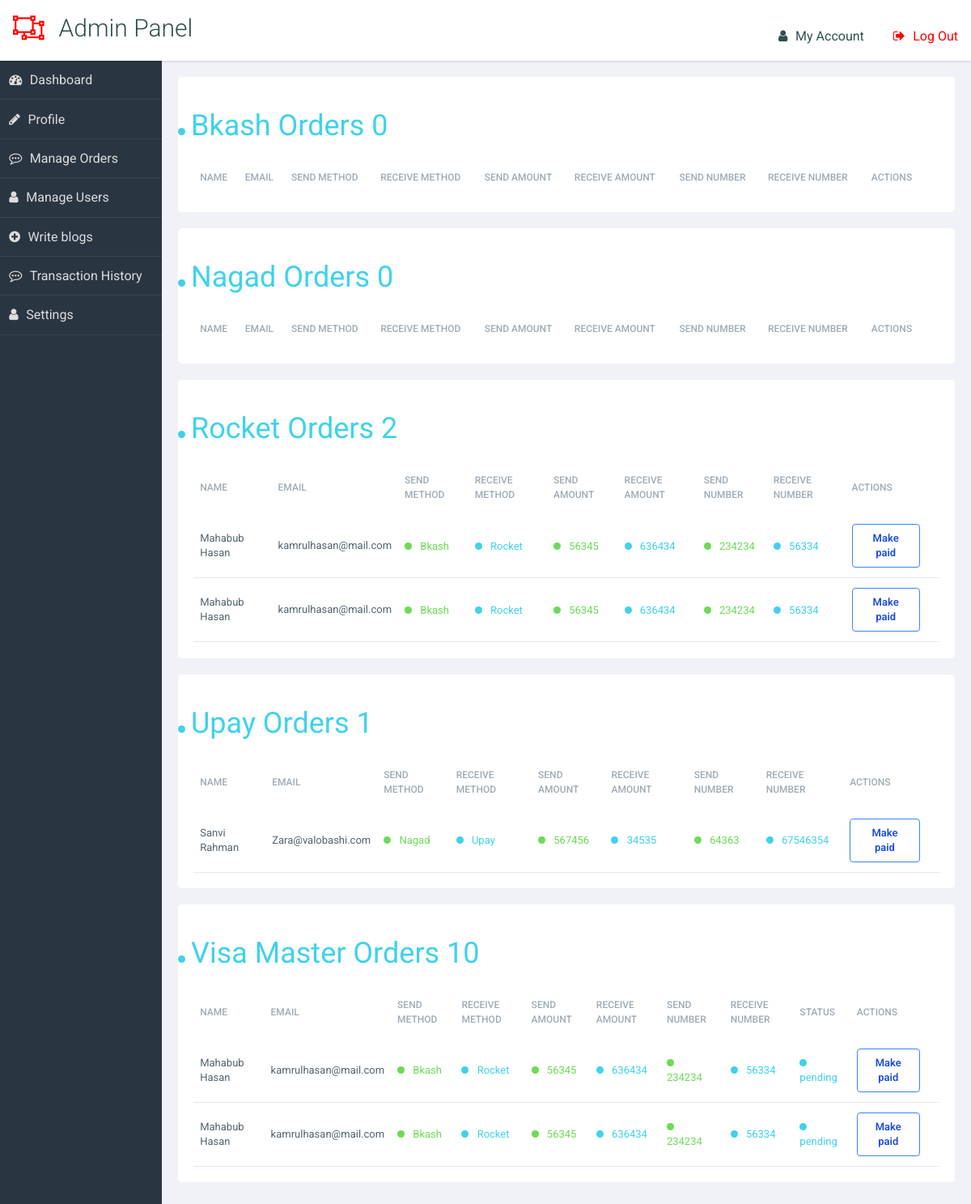
The page /manage-order/ (signed in) on the database its author committed.
### api/models.py (models this page shows, shortened)
class Order(models.Model):
    name = models.CharField(max_length=100)
    email = models.EmailField(max_length=200)
    send_method = models.CharField(max_length=100, choices=payment_method)
    receive_method = models.CharField(max_length=100, choices=payment_method)
    send_amount = models.PositiveIntegerField()
    receive_amount = models.PositiveIntegerField()
    send_number = models.BigIntegerField()
    receive_number = models.BigIntegerField()
    contact_number = models.IntegerField()
    status = models.CharField(max_length=10, default='pending')

### exchange/views.py (the view)
# urls.py: path('manage-order/', views.Manage_Order,
def Manage_Order(request):
    bkash = Order.objects.filter(receive_method='Bkash', status='pending')
    nagad = Order.objects.filter(receive_method='Nagad', status='pending')
    rocket = Order.objects.filter(receive_method='Rocket', status='pending')
    upay = Order.objects.filter(receive_method='Upay', status='pending')
    vm = Order.objects.filter(
        receive_method='Visa/Master card', status='pending')
    return render(request, 'exchange/manageorder.html', {'bkash': bkash, 'nagad': nagad,
                                                         'rocket': rocket, 'upay': upay, 'vm': vm, })

### exchange/templates/exchange/manageorder.html (shortened to what this page needs)
{% extends 'exchange/base.html' %}{% load static %} {% block css %}
<link rel="stylesheet" href="{% static 'css/manage.css' %}" />
{% endblock css %} {% block title %}Manage users{% endblock title %}
{% block content %} {% include 'exchange/dashboardnav.html' %}
<main role="main">
  <section class="panel important flex justify-between">
    <div class="container">
      <div class="row row--top-40">
        <div class="col-md-12">
          <h2 class="row__title text-4xl" data-column="Progress">
            <p class="status--blue status">Bkash Orders {{bkash.count}}</p>
          </h2>
        </div>
      </div>
      <div class="row row--top-20">
        <div class="col-md-12">
          <div class="table-container">
            <table class="table">
              <thead class="table__thead">
                <tr>
                  <th class="table__th">Name</th>
                  <th class="table__th">Email</th>
                  <th class="table__th">Send method</th>
                  <th class="table__th">Receive method</th>
                  <th class="table__th">Send amount</th>
                  <th class="table__th">Receive amount</th>
                  <th class="table__th">Send number</th>
                  <th class="table__th">Receive number</th>
                  <th class="table__th">Actions</th>
                  <th class="table__th"></th>
                </tr>
              </thead>
            </table>
          </div>
        </div>
      </div>
    </div>
  </section>
  <section class="panel important flex justify-between">
    <div class="container">
      <div class="row row--top-40">
        <div class="col-md-12">
          <h2 class="row__title text-4xl" data-column="Progress">
            <p class="status--blue status">Nagad Orders {{nagad.count}} </p>
          </h2>
        </div>
      </div>
      <div class="row row--top-20">
        <div class="col-md-12">
          <div class="table-container">
            <table class="table">
              <thead class="table__thead">
                <tr>
                  <th class="table__th">Name</th>
                  <th class="table__th">Email</th>
                  <th class="table__th">Send method</th>
                  <th class="table__th">Receive method</th>
                  <th class="table__th">Send amount</th>
                  <th class="table__th">Receive amount</th>
                  <th class="table__th">Send number</th>
                  <th class="table__th">Receive number</th>
                  <th class="table__th">Actions</th>
                  <th class="table__th"></th>
                </tr>
              </thead>
            </table>
          </div>
        </div>
      </div>
    </div>
  </section>
  <section class="panel important flex justify-between">
    <div class="container">
      <div class="row row--top-40">
        <div class="col-md-12">
          <h2 class="row__title text-4xl" data-column="Progress">
            <p class="status--blue status">Rocket Orders {{rocket.count}} </p>
          </h2>
        </div>
      </div>
      <div class="row row--top-20">
        <div class="col-md-12">
          <div class="table-container">
            <table class="table">
              <thead class="table__thead">
                <tr>
                  <th class="table__th">Name</th>
                  <th class="table__th">Email</th>
                  <th class="table__th">Send method</th>
                  <th class="table__th">Receive method</th>
                  <th class="table__th">Send amount</th>
                  <th class="table__th">Receive amount</th>
                  <th class="table__th">Send number</th>
                  <th class="table__th">Receive number</th>
                  <th class="table__th">Actions</th>
                  <th class="table__th"></th>
                </tr>
              </thead>
              <tbody class="table__tbody">
                {% if rocket %} {% for bks in rocket %}
                <tr class="table-row table-row--chris">
                  <td data-column="Name" class="table-row__td">
                    <div class="">
                      <p class="table-row__policy">{{bks.name}}</p>
                    </div>
                  </td>
                  <td data-column="Email" class="table-row__td">
                    <div class="">
                      <p class="table-row__policy">{{bks.email}}</p>
                    </div>
                  </td>
                  <td data-column="Send Method" class="table-row__td">
                    <p class="table-row__p-status status--green status">
                      {{bks.send_method}}
                    </p>
                  </td>
                  <td data-column="Receive Method" class="table-row__td">
                    <p class="table-row__progress status--blue status">
                      {{bks.receive_method}}
                    </p>
                  </td>
                  <td data-column="Send Amount" class="table-row__td">
                    <p class="table-row__status status--green status">
                      {{bks.send_amount}}
                    </p>
                  </td>
                  <td data-column="Receive Amount" class="table-row__td">
                    <p class="table-row__progress status--blue status">
                      {{bks.receive_amount}}
                    </p>
                  </td>
                  <td data-column="Sent Number" class="table-row__td">
                    <p class="table-row__p-status status--green status">
                      {{bks.send_number}}
                    </p>
                  </td>
                  <td data-column="Receive Number" class="table-row__td">
                    <p class="table-row__progress status--blue status">
                      {{bks.receive_number}}
                    </p>
                  </td>
                  <td data-column="Policy Status" class="table-row__td">
                    <a href="{% url 'update_order' bks.id %}"
                      ><button
                        class="bg-transparent hover:bg-blue-500 text-blue-700 font-semibold hover:text-green-600 py-2 px-4 border border-blue-500 hover:border-transparent rounded"
                      >
                        Make paid
                      </button></a
                    >
                  </td>
                </tr>
                {% endfor %}
                {% endif %}
              </tbody>
            </table>
          </div>
        </div>
      </div>
    </div>
  </section>
  <section class="panel important flex justify-between">
    <div class="container">
      <div class="row row--top-40">
        <div class="col-md-12">
          <h2 class="row__title text-4xl" data-column="Progress">
            <p class="status--blue status">Upay Orders {{upay.count}} </p>
          </h2>
        </div>
      </div>
      <div class="row row--top-20">
        <div class="col-md-12">
          <div class="table-container">
            <table class="table">
              <thead class="table__thead">
                <tr>
                  <th class="table__th">Name</th>
                  <th class="table__th">Email</th>
                  <th class="table__th">Send method</th>
                  <th class="table__th">Receive method</th>
                  <th class="table__th">Send amount</th>
                  <th class="table__th">Receive amount</th>
                  <th class="table__th">Send number</th>
                  <th class="table__th">Receive number</th>
                  <th class="table__th">Actions</th>
                  <th class="table__th"></th>
                </tr>
              </thead>
              <tbody class="table__tbody">
                {% if upay %} {% for bks in upay %}
                <tr class="table-row table-row--chris">
                  <td data-column="Name" class="table-row__td">
                    <div class="">
                      <p class="table-row__policy">{{bks.name}}</p>
                    </div>
                  </td>
                  <td data-column="Email" class="table-row__td">
                    <div class="">
                      <p class="table-row__policy">{{bks.email}}</p>
                    </div>
                  </td>
                  <td data-column="Send Method" class="table-row__td">
                    <p class="table-row__p-status status--green status">
                      {{bks.send_method}}
                    </p>
                  </td>
                  <td data-column="Receive Method" class="table-row__td">
                    <p class="table-row__progress status--blue status">
                      {{bks.receive_method}}
                    </p>
                  </td>
                  <td data-column="Send Amount" class="table-row__td">
                    <p class="table-row__status status--green status">
                      {{bks.send_amount}}
                    </p>
                  </td>
                  <td data-column="Receive Amount" class="table-row__td">
                    <p class="table-row__progress status--blue status">
                      {{bks.receive_amount}}
                    </p>
                  </td>
                  <td data-column="Sent Number" class="table-row__td">
                    <p class="table-row__p-status status--green status">
                      {{bks.send_number}}
                    </p>
                  </td>
                  <td data-column="Receive Number" class="table-row__td">
                    <p class="table-row__progress status--blue status">
                      {{bks.receive_number}}
                    </p>
                  </td>
                  <td data-column="Policy Status" class="table-row__td">
                    <a href="{% url 'update_order' bks.id %}"
                      ><button
                        class="bg-transparent hover:bg-blue-500 text-blue-700 font-semibold hover:text-green-600 py-2 px-4 border border-blue-500 hover:border-transparent rounded"
                      >
                        Make paid
                      </button></a
                    >
                  </td>
                </tr>
                {% endfor %}
                {% endif %}
              </tbody>
            </table>
          </div>
        </div>
      </div>
    </div>
  </section>
  <section class="panel important flex justify-between">
    <div class="container">
      <div class="row row--top-40">
        <div class="col-md-12">
          <h2 class="row__title text-4xl" data-column="Progress">
            <p class="status--blue status">Visa Master Orders {{vm.count}}</p>
          </h2>
        </div>
      </div>
      <div class="row row--top-20">
        <div class="col-md-12">
          <div class="table-container">
            <table class="table">
              <thead class="table__thead">
                <tr>
                  <th class="table__th">Name</th>
                  <th class="table__th">Email</th>
                  <th class="table__th">Send method</th>
                  <th class="table__th">Receive method</th>
                  <th class="table__th">Send amount</th>
                  <th class="table__th">Receive amount</th>
                  <th class="table__th">Send number</th>
                  <th class="table__th">Receive number</th>
                  <th class="table__th">Status</th>
                  <th class="table__th">Actions</th>
                  <th class="table__th"></th>
                </tr>
              </thead>
              <tbody class="table__tbody">
                {% if rocket %} {% for bks in rocket %}
                <tr class="table-row table-row--chris">
                  <td data-column="Name" class="table-row__td">
                    <div class="">
                      <p class="table-row__policy">{{bks.name}}</p>
                    </div>
                  </td>
                  <td data-column="Email" class="table-row__td">
                    <div class="">
                      <p class="table-row__policy">{{bks.email}}</p>
                    </div>
                  </td>
                  <td data-column="Send Method" class="table-row__td">
                    <p class="table-row__p-status status--green status">
                      {{bks.send_method}}
                    </p>
                  </td>
                  <td data-column="Receive Method" class="table-row__td">
                    <p class="table-row__progress status--blue status">
                      {{bks.receive_method}}
                    </p>
                  </td>
                  <td data-column="Send Amount" class="table-row__td">
                    <p class="table-row__status status--green status">
                      {{bks.send_amount}}
                    </p>
                  </td>
                  <td data-column="Receive Amount" class="table-row__td">
                    <p class="table-row__progress status--blue status">
                      {{bks.receive_amount}}
                    </p>
                  </td>
                  <td data-column="Sent Number" class="table-row__td">
                    <p class="table-row__p-status status--green status">
                      {{bks.send_number}}
                    </p>
                  </td>
                  <td data-column="Receive Number" class="table-row__td">
                    <p class="table-row__progress status--blue status">
                      {{bks.receive_number}}
                    </p>
                  </td>
                  <td data-column="Receive Number" class="table-row__td">
                    <p class="table-row__progress status--blue status">
                      {{bks.status}}
                    </p>
                  </td>
                  <td data-column="Policy Status" class="table-row__td">
                    <a href="{% url 'update_order' bks.id %}"
                      ><button
                        class="bg-transparent hover:bg-blue-500 text-blue-700 font-semibold hover:text-green-600 py-2 px-4 border border-blue-500 hover:border-transparent rounded"
                      >
                        Make paid
                      </button></a
                    >
                  </td>
                </tr>
                {% endfor %}
                {% endif %}
              </tbody>
            </table>
          </div>
        </div>
      </div>
    </div>
  </section>
</main>
{% endblock content %}

### rows shown on the page
Order: name "Mahabub Hasan", email "kamrulhasan@mail.com", send_method "Bkash", receive_method "Rocket", send_amount "56345", receive_amount "636434", send_number "234234", receive_number "56334", status "pending"
Order: name "Mahabub Hasan", email "kamrulhasan@mail.com", send_method "Bkash", receive_method "Rocket", send_amount "56345", receive_amount "636434", send_number "234234", receive_number "56334", status "pending"
Order: name "Sanvi Rahman", email "Zara@valobashi.com", send_method "Nagad", receive_method "Upay", send_amount "567456", receive_amount "34535", send_number "64363", receive_number "67546354"

### other values the page prints
{{ bkash.count }} "0"
{{ nagad.count }} "0"
{{ rocket.count }} "2"
{{ upay.count }} "1"
{{ vm.count }} "10"
